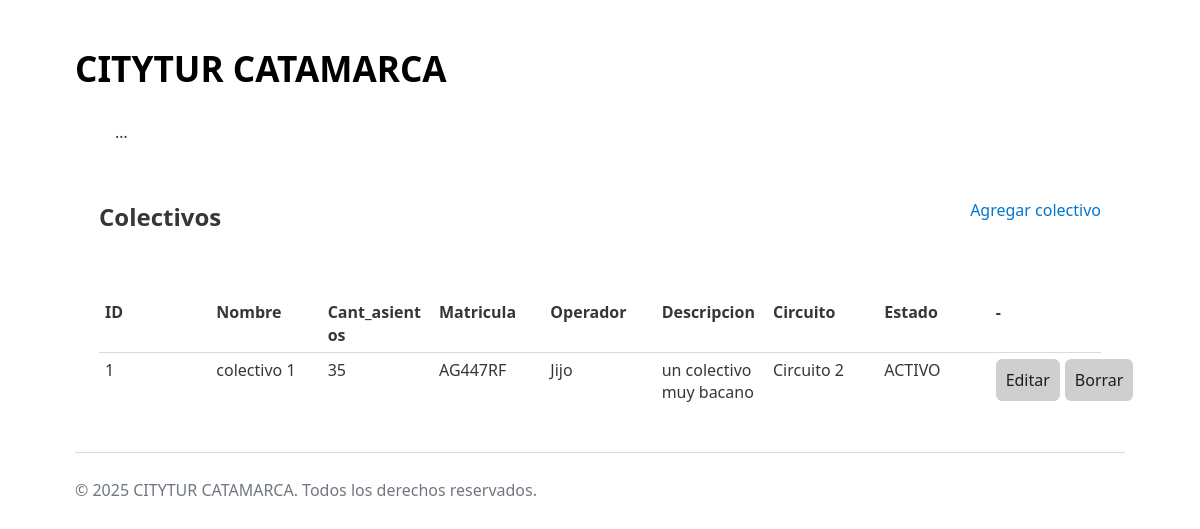
/colectivos/lista_colectivo/, run on the app's committed database.
### colectivos/models.py (models this page shows, shortened)
class Colectivo(models.Model):
    nombre = models.CharField(max_length= 20, default= 'sin nombre')
    cant_asientos = models.IntegerField()
    cant_ocupados = models.IntegerField(default= 0)
    matricula = models.CharField(max_length= 20)
    operador = models.ForeignKey(Perfil, on_delete= models.CASCADE)
    descripcion = models.TextField(max_length= 200, default= 'sin descripcion')
    circuito = models.ForeignKey(Circuito,
                                    on_delete= models.CASCADE,
                                    default= None,
                                    null=True,
                                    blank=True
                                )
    STATE_CHOICES = [
        ('ELIMINADO', 'Eliminado'),
        ('ACTIVO', 'Activo'),
        ('BAJA', 'Baja'),
    ]
    estado = models.CharField(max_length= 20, choices= STATE_CHOICES, default='ACTIVO')

### usuarios/models.py (models this page shows, shortened)
class Perfil(models.Model):
    user = models.OneToOneField(User, on_delete=models.CASCADE)
    telefono = models.CharField(max_length=20, blank=True)
    dni = models.CharField(max_length=10, blank=True)
    foto = models.ImageField(upload_to='perfiles/', blank=True, null=True)
    CHOICE_ROLE = [
        ('OPERADOR', 'Operador'),
        ('ADMINISTRADOR', 'administrador'),
        ('TURISTA', 'Turista')
    ]
    rol = models.CharField(max_length= 20, choices= CHOICE_ROLE, default='TURISTA')

### recorridos/models.py (models this page shows, shortened)
class Circuito(models.Model):
    nombre = models.CharField(max_length= 50)
    horario = models.DateTimeField()
    origen = models.CharField(max_length= 50, default='sin origen')
    destino = models.CharField(max_length= 50, default= 'sin destino')
    itinerario = models.ForeignKey(Itinerario, on_delete= models.CASCADE)
    STATE_CHOICES = [
        ('ELIMINADO', 'Eliminado'),
        ('ACTIVO', 'Activo'),
        ('BAJA', 'Baja'),
    ]
    estado = models.CharField(max_length= 20, choices= STATE_CHOICES, default= 'ACTIVO')

### colectivos/views.py (the view)
# urls.py: path('lista_colectivo/', views.lista_colectivo, name= 'colectivo_listar'),
def lista_colectivo(request):
    colectivos = Colectivo.objects.all()
    return render(request, 'colectivo_lista.html', {'colectivos': colectivos})

### colectivos/templates/colectivo_lista.html (shortened to what this page needs)
{% extends 'base.html' %}
{% block body_id %}colectivo_form{% endblock %}
{% block content %}
<main id="main-form">
    <div class="div-container">
        <h2> Colectivos </h2>
        <a href="{% url 'colectivos:colectivo_formulario' %}">Agregar colectivo</a>
    </div>
    <table class="table_view">
        <thead>
            <tr>
                <th>ID</th>
                <th>Nombre</th>
                <th>Cant_asientos</th>
                <th>Matricula</th>
                <th>Operador</th>
                <th>Descripcion</th>
                <th>Circuito</th>
                <th>Estado</th>
                <th>-</th>
            </tr>
        </thead>
        <tbody>
            {% for colectivo in colectivos %}
                <tr>
                    <td>{{ colectivo.pk }}</td>
                    <td>{{ colectivo.nombre }}</td>
                    <td>{{ colectivo.cant_asientos }}</td>
                    <td>{{ colectivo.matricula }}</td>
                    <td>{{ colectivo.operador.user.username }}</td>
                    <td>{{ colectivo.descripcion }}</td>
                    <td>{{ colectivo.circuito.nombre }}</td>
                    <td>{{ colectivo.estado }}</td>
                    <td class="td-btn">
                        <a class="btn btn-small" href="{% url 'colectivos:colectivo_editar' colectivo.pk %}"><button>Editar</button></a>
                        <form action="{% url 'colectivos:colectivo_eliminar' colectivo.pk %}" method="POST" style="display:inline;"
                            onsubmit="return confirm('Eliminar colectivo {{ colectivo.nombre }}?');">
                            <button type="submit">Borrar</button>
                        </form>
                    </td>
                </tr>
            {% empty %}
                <tr><td colspan="5">No hay colectivos cargados.</td></tr>
            {% endfor %}
        </tbody>
    </table>
</main>
{% endblock %}
{% block footer_script %}
    {{ block.super }}
{% endblock %}

### core/static/css/styles.css (style rules this page uses)
:root { --background-body: #fff; --background: #efefef; --background-alt: #f7f7f7; --selection: #9e9e9e; --text-main: #363636; --text-bright: #000; --text-muted: #70777f; --links: #0076d1; --focus: #0096bfab; --border: #dbdbdb; --button-base: #d0cfcf; --button-hover: #9b9b9b; --scrollbar-thumb: rgb(170, 170, 170); --scrollbar-thumb-hover: var(--button-hover); --form-placeholder: #949494; --form-text: #1d1d1d; }
html { scrollbar-color: #040a0f #202b38; scrollbar-color: var(--scrollbar-thumb) var(--background-body); scrollbar-width: thin; }
body { font-family: system-ui, -apple-system, BlinkMacSystemFont, 'Segoe UI', 'Roboto', 'Oxygen', 'Ubuntu', 'Cantarell', 'Fira Sans', 'Droid Sans', 'Helvetica Neue', 'Segoe UI Emoji', 'Apple Color Emoji', 'Noto Color Emoji', sans-serif; line-height: 1.4; max-width: 1050px; margin: 20px auto; padding: 0 10px; word-wrap: break-word; color: #363636; color: var(--text-main); background: #fff; background: var(--background-body); text-rendering: optimizeLegibility; }
button { color: #1d1d1d; color: var(--form-text); background-color: #d0cfcf; background-color: var(--button-base); font-family: inherit; font-size: inherit; padding-right: 30px; padding-left: 30px; padding: 10px; border: none; border-radius: 6px; outline: none; }
h1, h2, h3, h4, h5, h6 { margin-bottom: 12px; margin-top: 24px; }
a { text-decoration: none; color: var(--links); }
main { padding-top: 10%; padding-bottom: 10%; }
#main-form { display: flex; flex-direction: column; }
table { border-collapse: collapse; margin-bottom: 10px; width: 100%; table-layout: fixed; }
td, th { padding: 6px; text-align: left; vertical-align: top; word-wrap: break-word; }
thead { border-bottom: 1px solid #dbdbdb; border-bottom: 1px solid var(--border); }

### colectivos/templates/colectivo_lista.html (style rules this page uses)
#main-form { width: 100%; max-width: 1200px; margin: 32px auto; padding: 0 24px; box-sizing: border-box; }
.td-btn { display: flex; flex-direction: row; gap: 5px; }
.div-container { display: flex; flex-direction: row; justify-content: space-between; align-items: center; padding-bottom: 50px; }

### data on the page
Colectivo: pk "1", nombre "colectivo 1", cant_asientos "35", matricula "AG447RF", operador.user.username "Jijo", descripcion "un colectivo muy bacano", circuito.nombre "Circuito 2", estado "ACTIVO"
